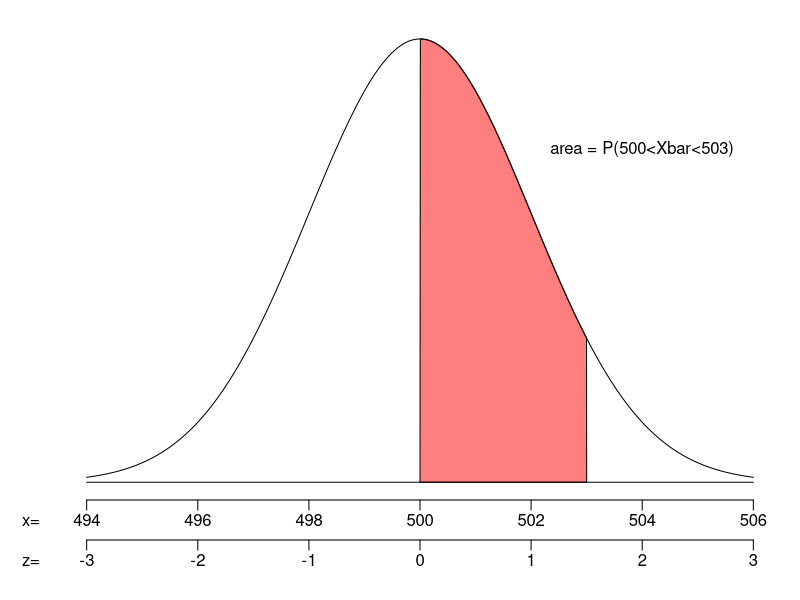

Write R code to recreate this figure.
pdf("sketch10.pdf", width=6, height=2.5)
par(mar=c(5,3,1,1))

mu = 500
s = 2

a = 500
b = 503

zlo = (a-mu)/s
zhi = (b-mu)/s

xs = seq(-3,3,length=1000)
ys = dnorm(xs)

plot(xs, ys, 'l',xlim = c(-3,3), ylim = c(0,0.4),
     ann=FALSE,xaxt="n",yaxt="n",
     lwd=1,bty='n')

axis(side=1, line=0, at=-3:3, labels = FALSE)
mtext(mu+(-3:3)*s,side=1,line=0.5,at=-3:3)
mtext(c("x="),line=0.5,side=1,at=-3.5)
#mtext("x",side=1,line=0.5,at=0.25)

axis(side=1, line=2,at=-3:3, labels = FALSE)
mtext(-3:3,side=1,line=2.5,at=-3:3)
mtext(c("z="),line=2.5,side=1,at=-3.5)
#mtext("z",side=1,line=2.5,at=0.25)

polygon(c(xs[xs>=zlo & xs<=zhi], zhi, zlo),c(ys[xs>=zlo & xs<=zhi], 0, 0), col=rgb(1,0,0,0.5))
lines(c(-3,3),c(0,0),'l',lwd=1)

text(2,0.3,label="area = P(500<Xbar<503)")

dev.off()


#xs = seq(46,86,length=1000)

#ys = dnorm(xs,)

#plot(xs, ys, 'l',xlim = c(-3,3), ylim = c(0,0.4),
#     ann=FALSE,xaxt="n",yaxt="n",
#     lwd=1,bty='n')
##mtext("z",side=1,at=-0.5)
##mtext(c("-3","-2","-1","0","1","2","3"),side=1,at=-3:3)
##mtext(c("zstar"),side=1,line =-0.3,at=1.64)
#mtext(c("z="),side=1,at=-3.5)
#mtext(c("x="),line=1.3,side=1,at=-3.5)
#mtext(c("-zstar","0","zstar"),side=1,at=c(-1.75,0,1.75))
#mtext(c("15.53-ME","15.53","15.53+ME"),line=1.3,side=1,at=c(-1.75,0,1.75))
##mtext(round(255+(-3:3)*1.75,2),line=1.3,side=1,at=-3:3)
##mtext(c("-3","0","3"),side=1,at=c(-3,0,3))
#polygon(c(xs[xs>=-1.75 & xs<=1.75], 1.75, -1.75),c(ys[xs>=-1.75 & xs<=1.75], 0, 0), col="red")
##polygon(c(xs[xs>=2.5], 3, 2.5),c(ys[xs>=2.5], 0, 0), col="red")

#lines(xs, ys, 'l', lwd=1)
#lines(c(-3,3),c(0,0),'l',lwd=1)

##arrows(-2,0.25,0,0.06,lwd=2,code=2)
#text(0,0.2,label="area = 0.92")
